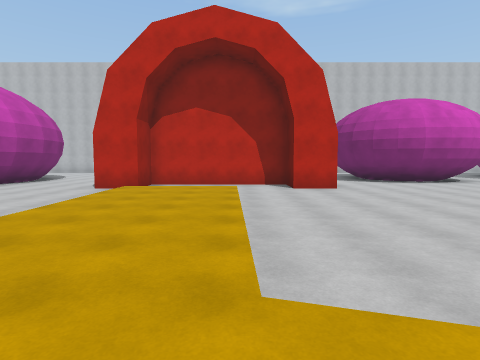
[1] (above)

24 first-person views from a walk through a 3-D level made in the Unity game engine. The camera is 1.5 m above the floor, tilts 4° down and sees 80° across. The floor is counted in squares, 2 m on a side. Each view is taken from the middle of a square. On the plan, view 1 faces up. The plan holds only what a view shows up to about 10 squares ahead; the rest is blank. The place goes on beyond the plan. Surface patterns are stand-ins for the level's own textures.

[2]
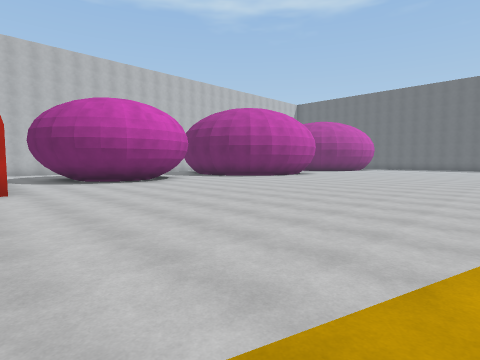

[3]
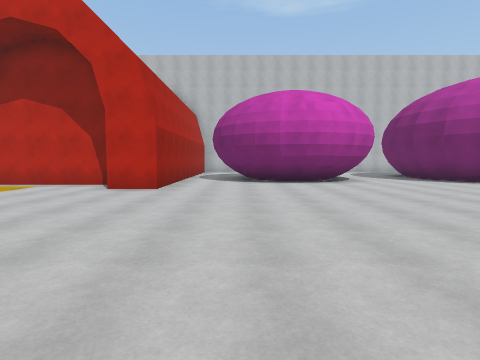

[4]
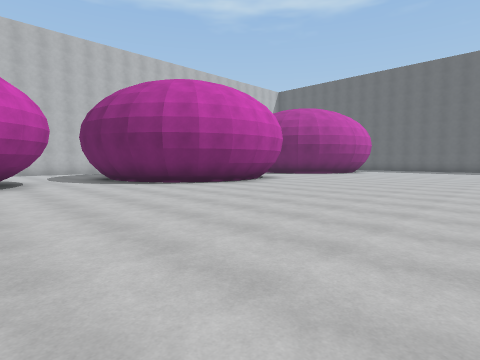

[5]
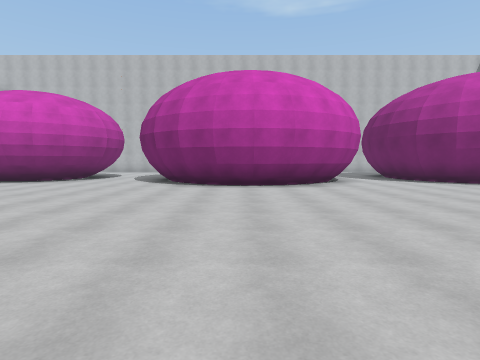

[6]
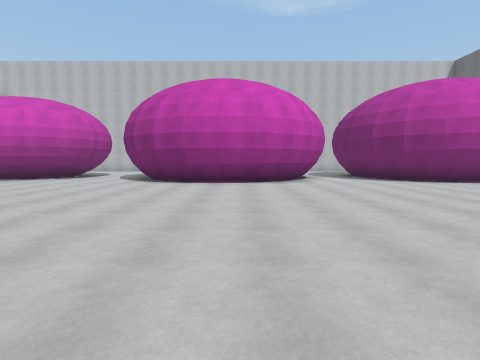

[7]
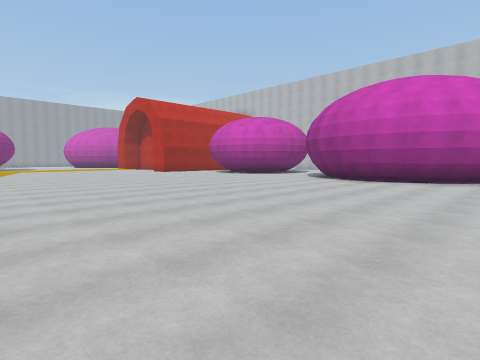

[8]
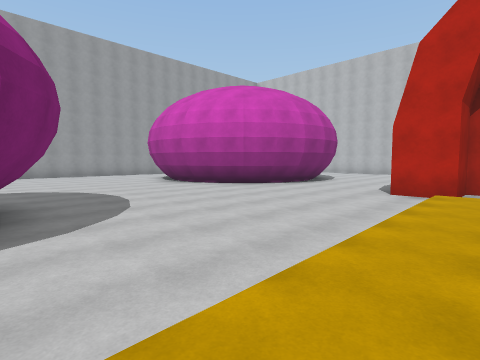

[9]
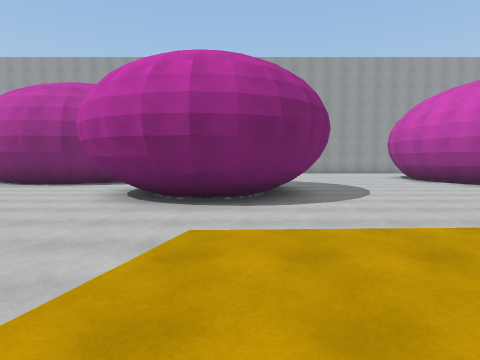

[10]
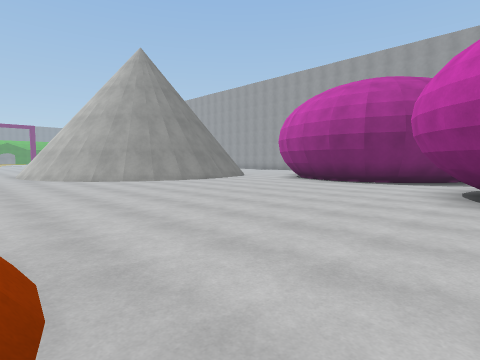

[11]
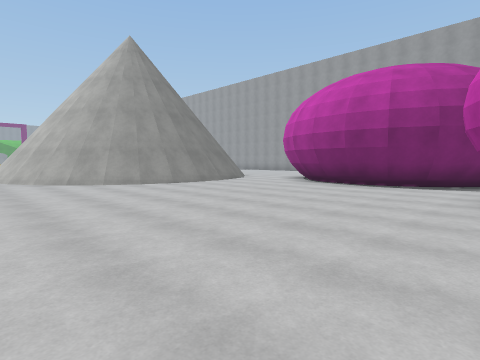

[12]
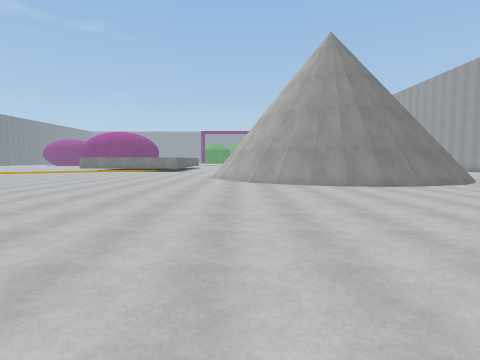

[13]
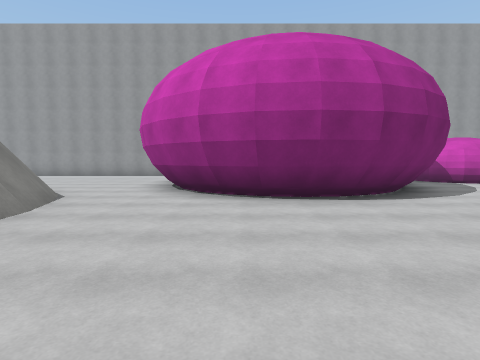

[14]
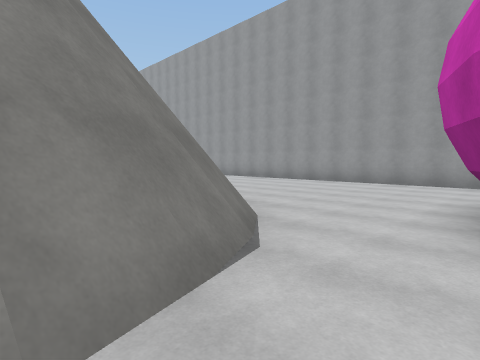

[15]
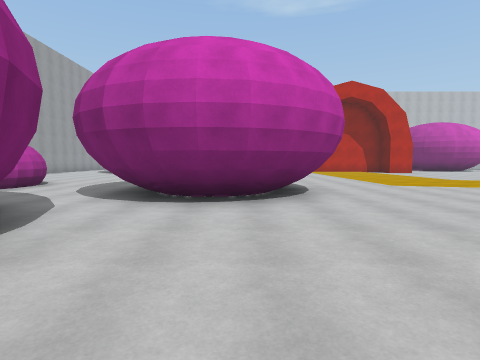

[16]
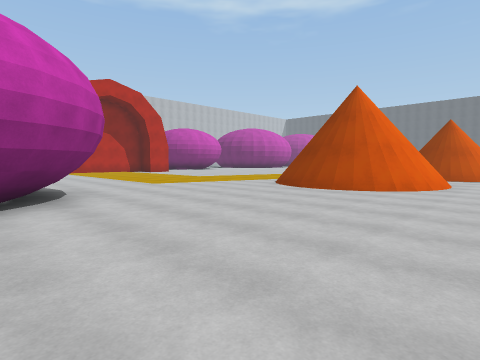

[17]
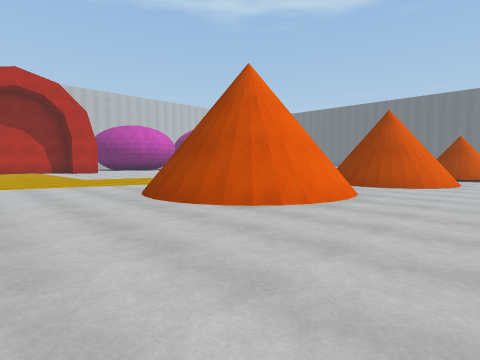

[18]
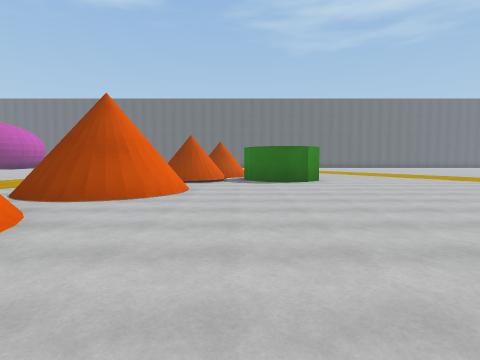

[19]
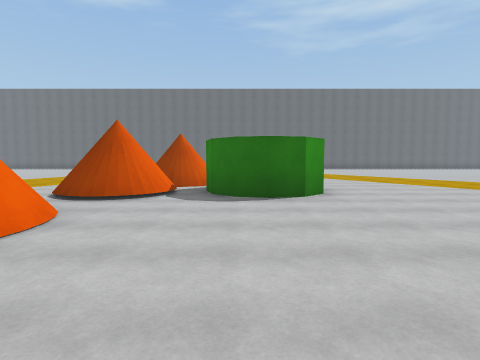

[20]
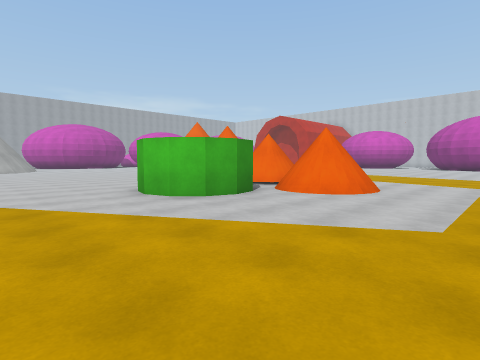

[21]
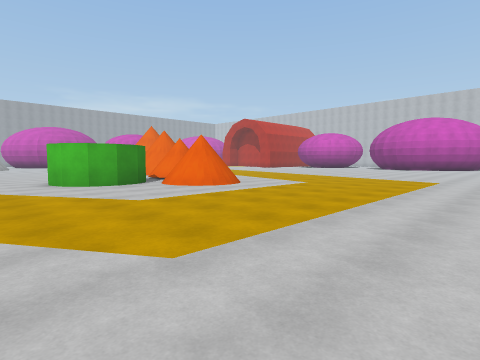

[22]
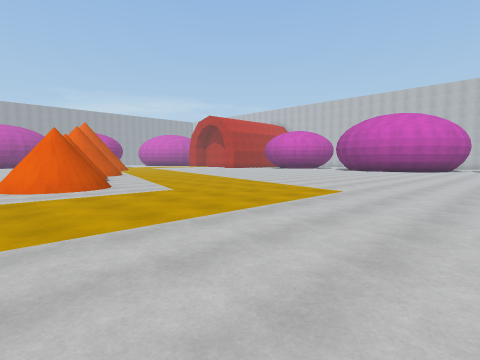

[23]
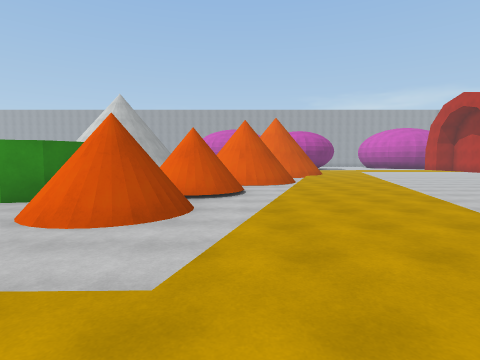

[24]
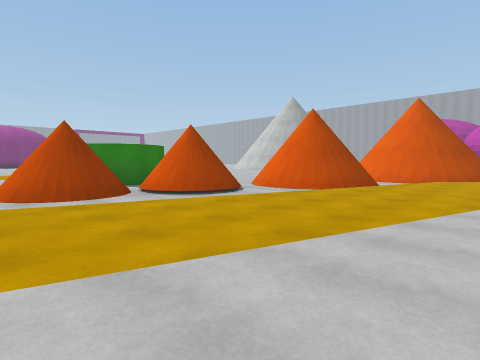

### Floor plan
Key: @ floor where view 1 was taken; # wall or solid block; . main floor; : floor 0.25 m higher than the main floor; / step, stairs or slope; O other object.
Columns run from 18 left of view 1 to 22 right of it. Each row starts with its distance up from view 1.
 13                             ..#
 12                      ..O   O..#
 11             ..      #..OOOOO..##    ##.##
 10           #... ######...OOO....##  ##...#
  9          ##...##....#...........####.....
  8         ##.....////......................
  7         #......:::/......................
  6        ........:::/.....................
  5       ........./::/....................
  4      ........../::/....................
  3     .........../::/....................
  2     ...... O.../::/.....................
  1      O..   OO../::://...................
  0     OO..   OOO./::@:::://...............
 -1     OO..    OO..//::      //............
 -2     ....OOOOOO.....###/:::::::/.........
 -3        ..OOOO.....#####/::::::::://.....
 -4        ##.........##  #//O//:::::::://..
 -5         #.........##  #/OOO..//:::::::...
 -6         ##.........####OOOO.OO..//::::...
 -7         ##..............OOO.OO.OO..:::...
 -8         #...................OOOOO..:::...
 -9        ##......................OO..:::...
-10       ##....................###....:::...
-11 #.........##................###....:::..
-12 #.......#######..............#..../:::..
-13 #......##    ###................//:::/..
-14 #......        #..     ......../::::/...
-15 #.....         ##        ..../::::/.

Where each view was taken, in squares from view 1:
view 1: 0 up, 0 right, facing up
view 2: 0 up, 2 right, facing up-right
view 3: 1 up, 5 right, facing up
view 4: 2 up, 8 right, facing up-right
view 5: 1 up, 15 right, facing up
view 6: 0 up, 16 right, facing up
view 7: 1 down, 19 right, facing up-left
view 8: 1 up, 2 left, facing up-left
view 9: 0 up, 0 right, facing left
view 10: 2 down, 0 right, facing down-left
view 11: 3 down, 1 left, facing down-left
view 12: 3 down, 3 left, facing down
view 13: 8 down, 4 left, facing left
view 14: 10 down, 8 left, facing down-left
view 15: 8 down, 7 left, facing up
view 16: 8 down, 7 left, facing up-right
view 17: 9 down, 3 left, facing up-right
view 18: 9 down, 0 right, facing right
view 19: 10 down, 4 right, facing right
view 20: 15 down, 17 right, facing up-left
view 21: 14 down, 21 right, facing up-left
view 22: 10 down, 22 right, facing up-left
view 23: 6 down, 18 right, facing left
view 24: 1 down, 15 right, facing down-left
